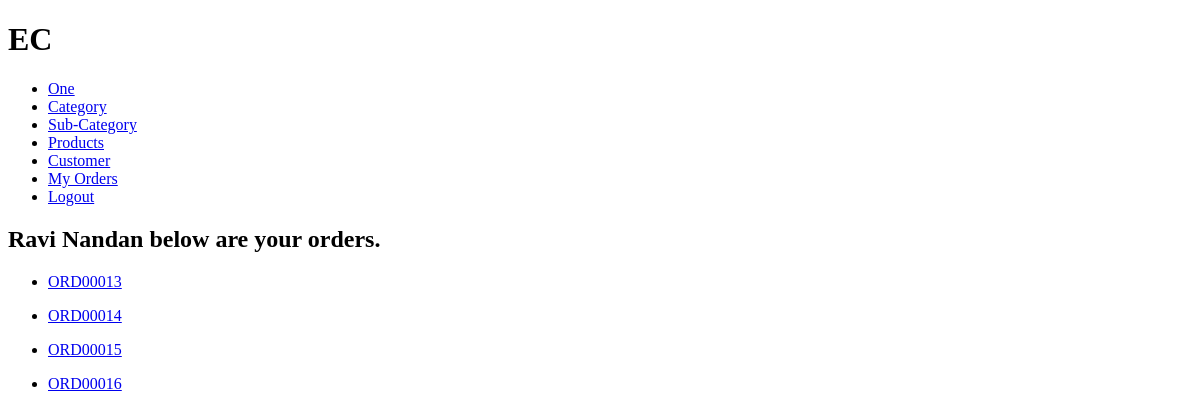
The app's page /orders/ (signed in), older data.
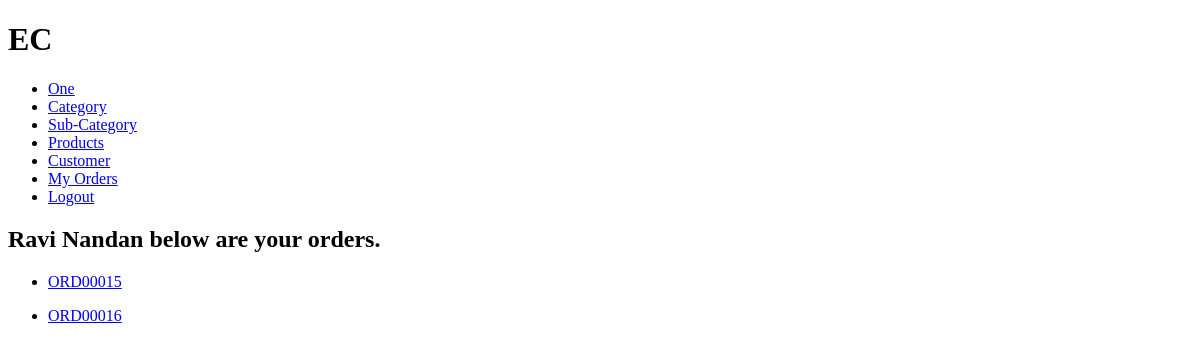
The same page, newer data.
### base/models.py (models this page shows, shortened)
class Order(models.Model):
    customer = models.ForeignKey(Customer, on_delete=models.CASCADE)
    order_id = models.CharField(max_length=10, unique=True, editable=False)
    created_at = models.DateTimeField(auto_now_add=True)
    updated_at = models.DateTimeField(auto_now=True)
    deleted_at = models.DateTimeField(null=True, blank=True)

### base/views.py (the view)
# urls.py: path("orders/", views.orderView, name="orders"),
@login_required(login_url="login")
def orderView(request):
    page = "totalOrders"
    user = request.user
    orders = Order.objects.filter(deleted_at=None)
    context ={"user":user,"orders":orders, "page":page}
    return render(request, "base/order/order.html", context)

### base/templates/base/order/order.html (shortened to what this page needs)
{% extends "main.html" %}
{% block content %}
{% if page == "totalOrders" %}
<div>
    <h2>{{user.name}} below are your orders.</h2>
    {% for order in orders %}
    <ul>
        <li><a href="{% url "order" order.id%}">{{order.order_id}}</a></li>
    </ul>
    {% endfor %}
</div>
{% endif %}
{% endblock content %}

Row changes from the older to the newer data that the page shows:
no longer on this page (row edited): Order: order_id "ORD00013"
no longer on this page (row edited): Order: order_id "ORD00014"
